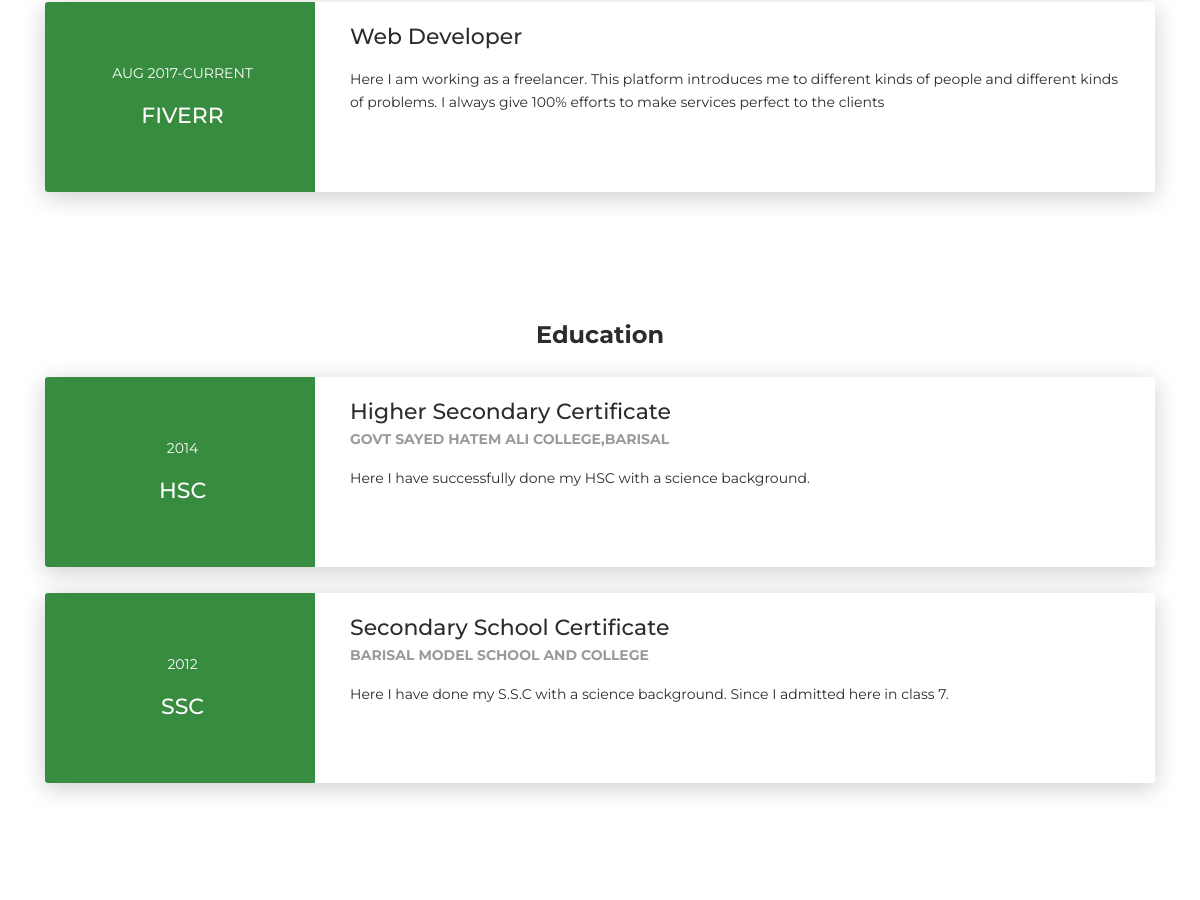
Before: / (middle part) with the older database file.
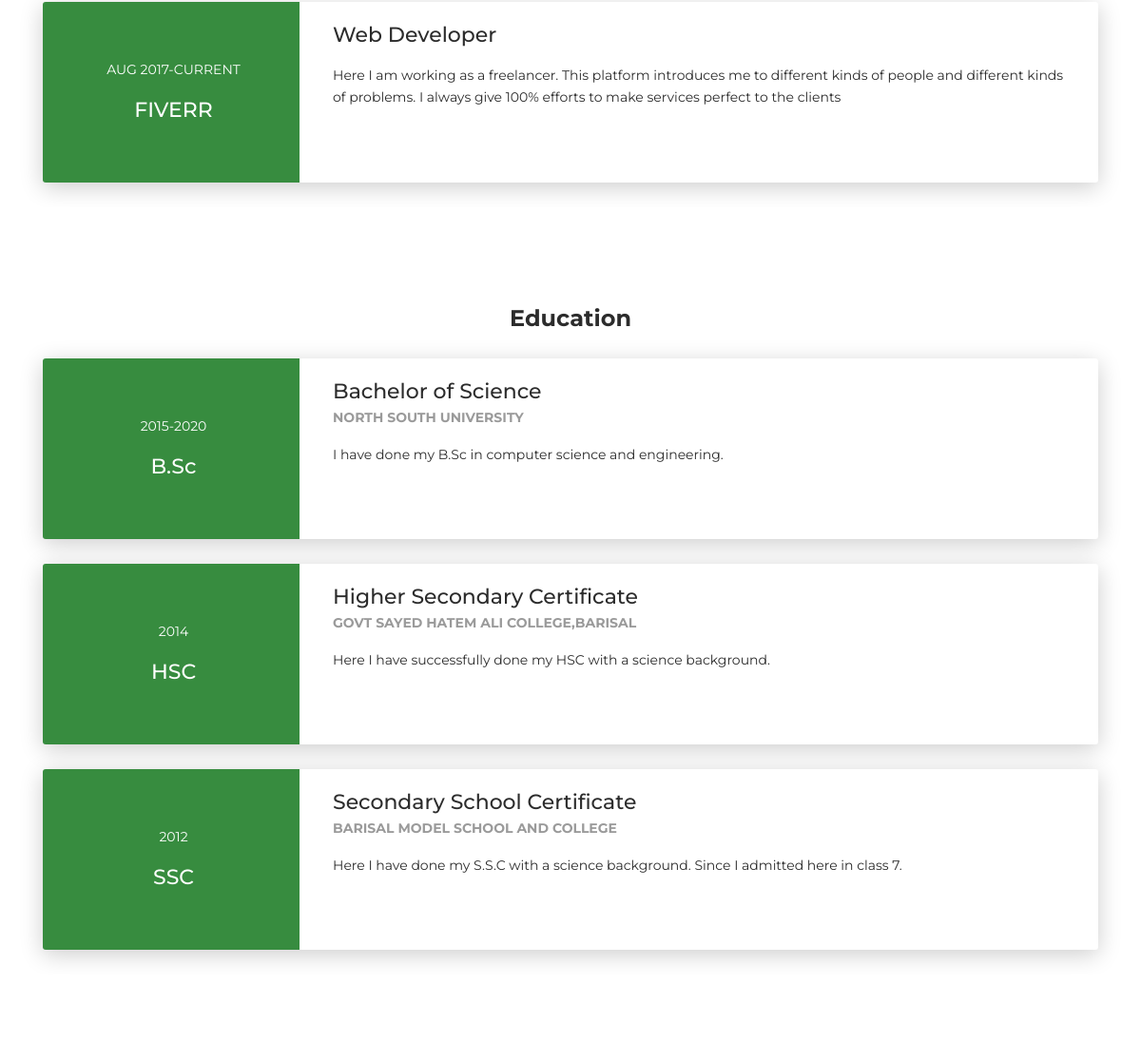
After: the same page with the newer database file.
### dashboard/models.py (models this page shows)
class WorkExprience(models.Model):
    from_to=models.CharField(max_length=20)
    organization=models.CharField(max_length=50)
    job_title=models.CharField(max_length=100)
    job_description=models.CharField(max_length=200)

class Education(models.Model):
    from_to=models.CharField(max_length=20)
    degree_name=models.CharField(max_length=50)
    degree_title=models.CharField(max_length=50)
    instituation=models.CharField(max_length=50)
    about_degree=models.CharField(max_length=300)

### accounts/views.py (the view)
# urls.py: path('',views.home,name='home'),
def home(request):
	skills=Skills.objects.all()
	educations=Education.objects.all().order_by('-id')
	reviews=Reviews.objects.all().order_by('-id')[:3]
	work_exps=WorkExprience.objects.all().order_by('-id')
	basic_info=BasicInfo.objects.get()
	return render(request,'front_end/index.html',{'skills':skills,'educations':educations,'reviews':reviews,\
		'work_exps':work_exps,'basic_info':basic_info})

### templates/front_end/index.html (shortened to what this page needs)
{% load static %}
<!DOCTYPE html>
<html lang="en-US">
  <head>
    <link href="https://maxcdn.bootstrapcdn.com/font-awesome/latest/css/font-awesome.min.css" rel="stylesheet">
    <link href="{% static 'front_end_assets/css/aos.css' %}" rel="stylesheet">
    <link href="{% static 'front_end_assets/css/bootstrap.min.css' %}" rel="stylesheet">
    <link href="{% static 'front_end_assets/styles/main.' %}css" rel="stylesheet">
  </head>
  <body id="top">
    <div class="page-content">
<div class="section" id="experience">
  <div class="container cc-experience">
    {% for work_exp in work_exps %}
    <div class="card">
      <div class="row">
        <div class="col-md-3 bg-primary" data-aos="fade-right" data-aos-offset="50" data-aos-duration="500">
          <div class="card-body cc-experience-header">
            <p>{{work_exp.from_to}}</p>
            <div class="h5">{{work_exp.organization}}</div>
          </div>
        </div>
        <div class="col-md-9" data-aos="fade-left" data-aos-offset="50" data-aos-duration="500">
          <div class="card-body">
            <div class="h5">{{work_exp.job_title}}</div>
            <p>{{work_exp.job_description}}</p>
          </div>
        </div>
      </div>
    </div>
    {% endfor %}
  </div>
</div>
<div class="section">
  <div class="container cc-education">
    <div class="h4 text-center mb-4 title">Education</div>
    {% for edu in educations %}
    <div class="card">
      <div class="row">
        <div class="col-md-3 bg-primary" data-aos="fade-right" data-aos-offset="50" data-aos-duration="500">
          <div class="card-body cc-education-header">
            <p>{{edu.from_to}}</p>
            <div class="h5">{{edu.degree_name}}</div>
          </div>
        </div>
        <div class="col-md-9" data-aos="fade-left" data-aos-offset="50" data-aos-duration="500">
          <div class="card-body">
            <div class="h5">{{edu.degree_title}}</div>
            <p class="category">{{edu.instituation}}</p>
            <p>{{edu.about_degree}}</p>
          </div>
        </div>
        <br>
      </div>
    </div>
                  {% endfor %}
  </div>
</div>
<div class="section" id="reference">
</div>
</div>
  </body>
</html>

Changed rows visible on the page:
added Education: from_to "2015-2020", degree_name "B.Sc", degree_title "Bachelor of Science", instituation "NORTH SOUTH UNIVERSITY", about_degree "I have done my B.Sc in computer science and engineering."
